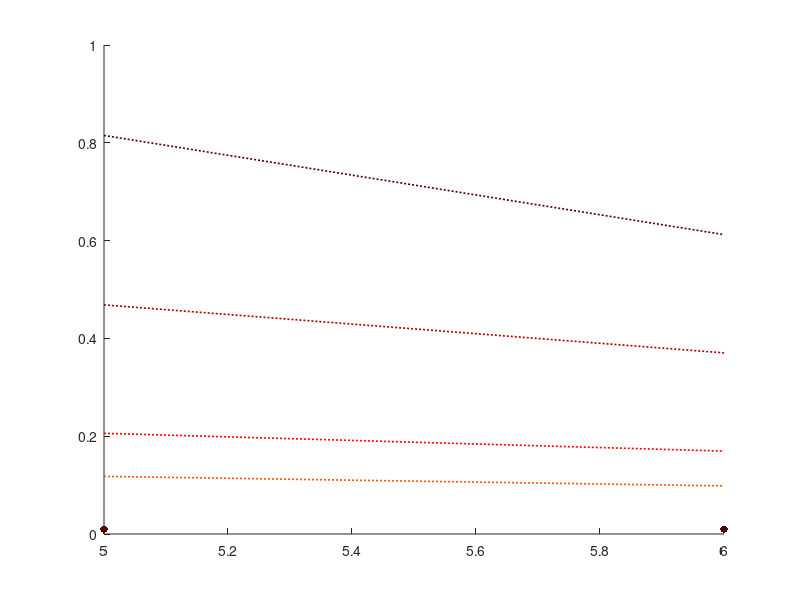

Write the MATLAB code that produced this figure.
function [] = fig9
% Stability of circles of pullers above one or two walls
% uses the function isstable to assess the stability of a given configuration, and uses matlab function fminbnd to find the minimal |beta| that is stable 

%Parameters to be set: 

% Range for the number of pullers (set above 5 to have stable configurations) 
NN = 5:6;%15; 

% range of heights that will be explored ( L is the ratio log(epsilon)/log(h-1) )  
LL =  [.3 .5 1 1.5]; % linspace(4/3+0.1,20,15);

% if second wall, set to 2 (to get fig11) 
nwalls = 1; 

% Note that the noise strength can be tuned in isstable 
%%%%%%%%%%%%%%%%%%%%%%%%%%%%


% returns beta for a stable configuration and 1e3 otherwise: function to minimise 
    function [m] = stb(beta)
        if isstable(N,beta,epsis,h,nwalls)
            m = beta;
        else
            m = 1e3;
        end
    end

epsis = 0.5;

btc= 0.*NN;

cm = colormap(hot(length(LL)+4));

% minimise the stable beta
for j = 1:length(LL)
    h = 1 + exp(1/LL(j)*log(epsis));
     % j % use as countdown 
     for i = 1:length(NN)
         N=NN(i);
         btc(i) = fminbnd(@stb,0.01,18); % range of explored beta 
     end 
    hold on;
    plot(NN, 5 .*LL(j)*sin(pi./NN)./(8-5.*LL(j).*sin(pi./NN).^2),':','LineWidth',1.2,'Color',cm(end-j-3,:));
    plot(NN,btc,'.','MarkerSize',16,'Color',cm(end-j-3,:));
end
end

